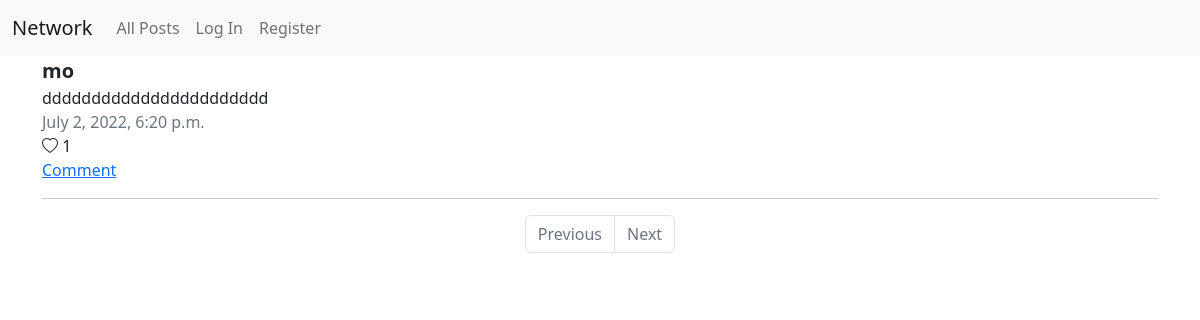
/, run on an earlier commit of the app's database.
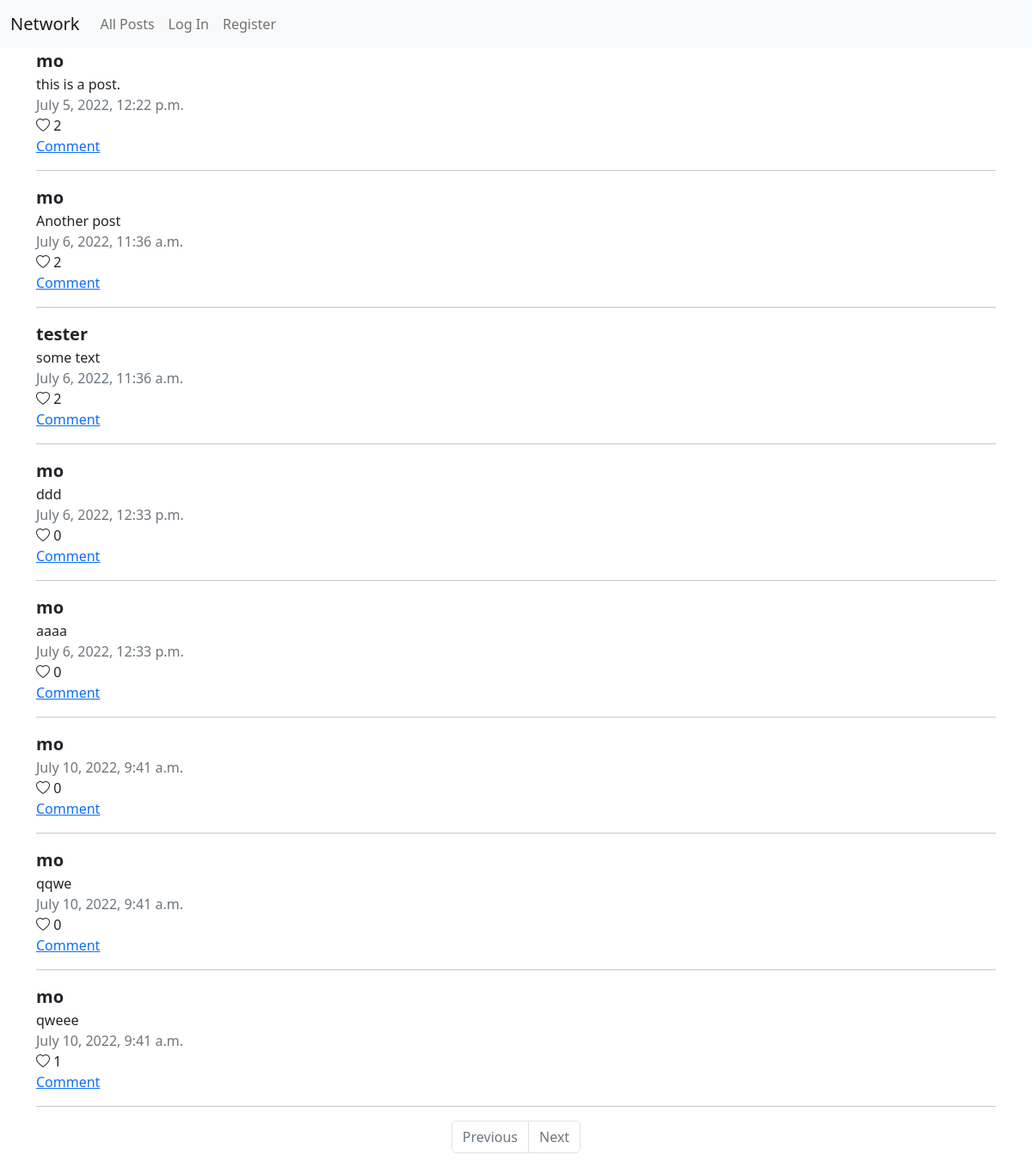
And on a later commit of the database.
### network/models.py (models this page shows)
class Post(models.Model):
    entity = models.OneToOneField(Entity, on_delete=models.CASCADE, related_name="post")

class Entity(models.Model):
    user = models.ForeignKey(User, on_delete=models.CASCADE, related_name="posts")
    text = models.TextField()
    date = models.DateTimeField(default=datetime.now())

class User(AbstractUser):
    pass

### network/views.py (the view, shortened to what this page needs)
# urls.py: path("", views.index, name="index"),
def index(request):
    posts = Post.objects.all()
    paginator = Paginator(posts, 10)
    page_number = request.GET.get('page')
    page_obj = paginator.get_page(page_number)
    return render(request, "network/index.html", {
        'page_obj': page_obj
    })

### network/templates/network/index.html (shortened to what this page needs)
{% extends "network/layout.html" %} {% block body %}
{% include "network/posts.html" %}
{% endblock %}

### network/templates/network/posts.html (shortened to what this page needs)
{% for post in page_obj %}
<div data-id="{{post.entity.id}}">
  <a
    href="{% url 'profile' post.entity.user.id %}"
    class="text-decoration-none link-dark fw-bold fs-5">
    {{post.entity.user}}
  </a>
  <br />
  <div>{{post.entity.text}}</div>
  <div class="text-muted">{{post.entity.date}}</div>
  {% if not post.is_liked %}
  <div class="like-btn d-inline" data-like="like">
    <i class="bi bi-heart"></i>
    <div class="d-inline">{{post.entity.likes.count}}</div>
  </div>
  {%else%}
  <div class="like-btn d-inline" data-like="unlike">
    <i class="bi bi-heart-fill text-danger"></i>
    <div class="d-inline">{{post.entity.likes.count}}</div>
  </div>
  {%endif%}
  <br />
  <a href="#">Comment</a>
  <hr />
</div>
{% endfor %}
<nav aria-label="Page navigation">
  <ul class="pagination justify-content-center">
    <li class="page-item">
      {%if page_obj.has_previous%}
      <a class="page-link" href="?page={{ page_obj.previous_page_number }}"
        >Previous</a
      >
      {%else%}
      <a class="page-link disabled" href="#">Previous</a>
      {%endif%}
    </li>
    <li class="page-item">
      {%if page_obj.has_next %}
      <a class="page-link" href="?page={{ page_obj.next_page_number }}">Next</a>
      {%else%}
      <a class="page-link disabled" href="#">Next</a>
      {%endif%}
    </li>
  </ul>
</nav>

What changed in the data, as far as the page shows it:
removed Post: entity.user "mo", entity.text "ddddddddddddddddddddddd", entity "July 2, 2022, 6:20 p.m.", entity.likes.count "1"
added Post: entity.user "mo", entity.text "this is a post.", entity "July 5, 2022, 12:22 p.m.", entity.likes.count "2"
added Post: entity.user "mo", entity.text "Another post", entity "July 6, 2022, 11:36 a.m.", entity.likes.count "2"
added Post: entity.user "tester", entity.text "some text", entity "July 6, 2022, 11:36 a.m.", entity.likes.count "2"
added Post: entity.user "mo", entity.text "ddd", entity "July 6, 2022, 12:33 p.m.", entity.likes.count "0"
added Post: entity.user "mo", entity.text "aaaa", entity "July 6, 2022, 12:33 p.m.", entity.likes.count "0"
added Post: entity.user "mo", entity "July 10, 2022, 9:41 a.m.", entity.likes.count "0"
added Post: entity.user "mo", entity.text "qqwe", entity "July 10, 2022, 9:41 a.m.", entity.likes.count "0"
added Post: entity.user "mo", entity.text "qweee", entity "July 10, 2022, 9:41 a.m.", entity.likes.count "1"
